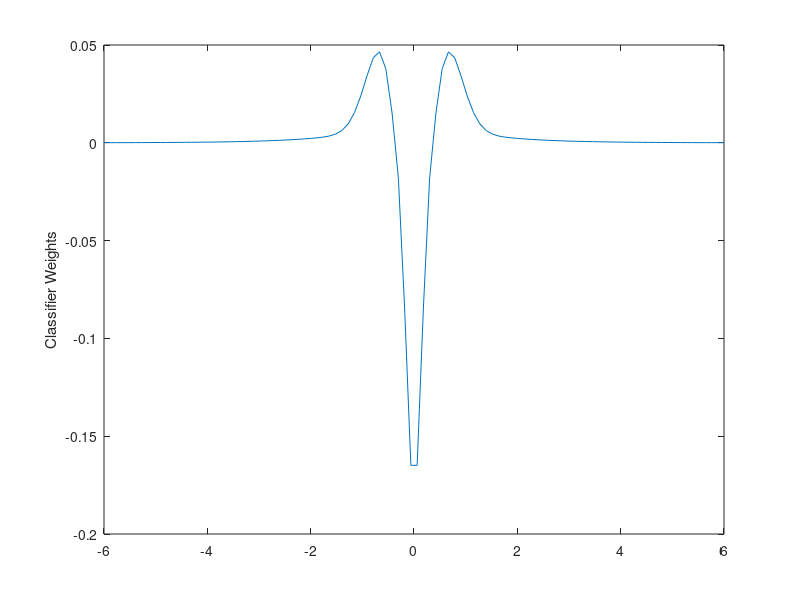

Recreate this plot in MATLAB.
%% 
% PERCEPTION SDT ASSIGNMENT
%
% 1)
% (a)
% Psychometric curve with Poisson noise
% For all stimulus strengths between 0 and 25, I generated 1000 noise
% responses and 1000 signal responses. The noise responses were drawn from
% a Poisson with a mean of 3 and the signal responses were Poisson with a
% mean of 3 + stimulus strength. The number of correct trials was the
% number of trials where the stimulus response was greater than the noise
% response. I then plotted it as a function of stimulus strength.

darkLight=3;
stimulusStrengths=[0:25];
nTrials=1000;
numCorrect=zeros(length(stimulusStrengths),1);
for s=stimulusStrengths
    j=s+1;
    % n test trials
    xrand=rand(nTrials,1);
    noiseAloneResponses=poissinv(xrand,darkLight);
    xrand=rand(nTrials,1);
    signalPlusNoiseResponses=poissinv(xrand,darkLight+s);
    % choose correctly when signalPlusNoiseResponse is bigger
    numCorrect(j) = sum(signalPlusNoiseResponses > noiseAloneResponses);
end
percentCorrect=numCorrect/nTrials;
plot(stimulusStrengths,percentCorrect,'ob')
xlabel('Stimulus Strength');
ylabel('Percent Correct');

%%
% (b)
% Psychometric curve with Normal noise (variance = 4)
% Same as above but with responses drawn from a normal with a variance of
% 4. The means are the same as the Poissons above.
numCorrect=zeros(length(stimulusStrengths),1);
sigma = 4;
for s=stimulusStrengths
    j=s+1;
    % n test trials
    xrand=rand(nTrials,1);
    noiseAloneResponses=norminv(xrand, darkLight, sigma);
    xrand=rand(nTrials,1);
    signalPlusNoiseResponses=norminv(xrand, darkLight+s, sigma);
    % choose correctly when signalPlusNoiseResponse is bigger
    numCorrect(j) = sum(signalPlusNoiseResponses > noiseAloneResponses);
end
percentCorrect=numCorrect/nTrials;
plot(stimulusStrengths,percentCorrect,'ob')
xlabel('Stimulus Strength');
ylabel('Percent Correct');

%%
% Psychometric curve with Normal noise (variance = 6)
% Same as above but with a variance of 6
numCorrect=zeros(length(stimulusStrengths),1);
sigma = 6;
for s=stimulusStrengths
    j=s+1;
    % n test trials
    xrand=rand(nTrials,1);
    noiseAloneResponses=norminv(xrand, darkLight, sigma);
    xrand=rand(nTrials,1);
    signalPlusNoiseResponses=norminv(xrand, darkLight+s, sigma);
    % choose correctly when signalPlusNoiseResponse is bigger
    numCorrect(j) = sum(signalPlusNoiseResponses > noiseAloneResponses);
end
percentCorrect=numCorrect/nTrials;
plot(stimulusStrengths,percentCorrect,'ob')
xlabel('Stimulus Strength');
ylabel('Percent Correct');

%%
% 2.
% (a)
% Hit Rate, False Alarm Rate and D' estimates as a function of experiment
% length
% Here we investigate estimated parameters as a function of the number of
% trials. For experiment lengths of 100-10000 trials, I generated signal
% and noise responses as above and computed the hit rate and false alarm
% rate. I also computed d-prime ($\Phi$(HR) - $\Phi$(FAR))
trials = linspace(100, 10000, 100);
hitRate=zeros(length(trials),1);
dPrime=zeros(length(trials),1);
falseAlarmRate=zeros(length(trials),1);
j = 0;
s = 4;
for nTrials = trials
    j = j + 1;
    noiseTrials = int16(nTrials * .9);
    xrand=rand(noiseTrials,1);
    noiseAloneResponses=poissinv(xrand,darkLight);
    signalTrials = int16(nTrials * .1);
    xrand=rand(signalTrials,1);
    signalPlusNoiseResponses=poissinv(xrand,darkLight+s);
    criterion=4;
    hitRate(j)=sum(signalPlusNoiseResponses>=criterion)/double(signalTrials);
    falseAlarmRate(j)=sum(noiseAloneResponses>=criterion)/double(noiseTrials);
    dPrime(j) = norminv(hitRate(j), 0, 1) - norminv(falseAlarmRate(j), 0, 1);
end
plot(trials, [hitRate falseAlarmRate dPrime])
legend('Hit Rate', 'False Alarm Rate', 'D-prime');
xlabel('# Trials');
ylabel('Estimates');

%%
% (b)
% Response to one line
% As given by the equation from chapter 2

i = linspace(-6, 6);
line = 0.47 * exp(-3.3 * power(i, 2)) + 0.53 * exp(-0.93 * abs(i));
plot(i, line)
ylabel('Intensity');

%%
% Response to two lines
% Same as above but shifted by 30 seconds for each line and with a half the
% gain for each line
dist = .5;
li1 = .5 * (0.47 * exp(-3.3 * power(i+(dist/2), 2)) + 0.53 * exp(-0.93 * abs(i+(dist/2))));
li2 = .5 * (0.47 * exp(-3.3 * power(i-(dist/2), 2)) + 0.53 * exp(-0.93 * abs(i-(dist/2))));
linePair = li1 + li2;
plot(i, linePair)
ylabel('Intensity');

%%
% Weights for Bayesian classifier
% Optimal decision variable is the response to the pair of lines - response
% to a single line
plot(i, linePair-line)
ylabel('Classifier Weights');